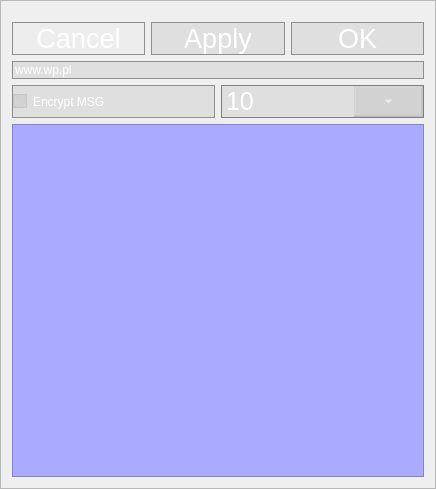
<?xml version="1.0" encoding="UTF-8"?>
<ui version="4.0">
 <class>FrameOptions</class>
 <widget class="QFrame" name="FrameOptions">
  <property name="geometry">
   <rect>
    <x>0</x>
    <y>0</y>
    <width>436</width>
    <height>489</height>
   </rect>
  </property>
  <property name="windowTitle">
   <string>Options</string>
  </property>
  <property name="windowIcon">
   <iconset resource="ikony.qrc">
    <normaloff>:/new/prefix1/iDom_client.ico</normaloff>:/new/prefix1/iDom_client.ico</iconset>
  </property>
  <property name="autoFillBackground">
   <bool>false</bool>
  </property>
  <property name="styleSheet">
   <string notr="true">background-image: url(:/new/prefix1/files/background.png);</string>
  </property>
  <property name="frameShape">
   <enum>QFrame::Shape::StyledPanel</enum>
  </property>
  <property name="frameShadow">
   <enum>QFrame::Shadow::Raised</enum>
  </property>
  <layout class="QGridLayout" name="gridLayout">
   <item row="1" column="0">
    <layout class="QHBoxLayout" name="horizontalLayout">
     <item>
      <widget class="QPushButton" name="pushButton">
       <property name="sizePolicy">
        <sizepolicy hsizetype="Minimum" vsizetype="Ignored">
         <horstretch>0</horstretch>
         <verstretch>0</verstretch>
        </sizepolicy>
       </property>
       <property name="font">
        <font>
         <pointsize>20</pointsize>
        </font>
       </property>
       <property name="styleSheet">
        <string notr="true">QPushButton {
background-color: rgb(158, 158, 158,5);
border: 1px solid #8f8f91;
border-radius: 0px;
color:white;
}
QPushButton:pressed {
border:none;
}
   </string>
       </property>
       <property name="text">
        <string>Cancel</string>
       </property>
      </widget>
     </item>
     <item>
      <widget class="QPushButton" name="applyButton">
       <property name="font">
        <font>
         <pointsize>20</pointsize>
        </font>
       </property>
       <property name="styleSheet">
        <string notr="true">QPushButton {
background-color: rgb(158, 158, 158,50);
border: 1px solid #8f8f91;
border-radius: 0px;
color:white;
}
QPushButton:pressed {
border:none;
}</string>
       </property>
       <property name="text">
        <string>Apply</string>
       </property>
      </widget>
     </item>
     <item>
      <widget class="QPushButton" name="okbutton">
       <property name="font">
        <font>
         <pointsize>20</pointsize>
        </font>
       </property>
       <property name="styleSheet">
        <string notr="true">QPushButton {
background-color: rgb(158, 158, 158,50);
border: 1px solid #8f8f91;
border-radius: 0px;
color:white;
}
QPushButton:pressed {
border:none;
}</string>
       </property>
       <property name="text">
        <string>OK</string>
       </property>
      </widget>
     </item>
    </layout>
   </item>
   <item row="2" column="0">
    <widget class="QLineEdit" name="serverAddres">
     <property name="sizePolicy">
      <sizepolicy hsizetype="Expanding" vsizetype="Fixed">
       <horstretch>0</horstretch>
       <verstretch>0</verstretch>
      </sizepolicy>
     </property>
     <property name="styleSheet">
      <string notr="true">
background-color: rgb(158, 158, 158,50);
border: 1px solid #8f8f91;
border-radius: 0px;
color:white;
</string>
     </property>
     <property name="text">
      <string>www.wp.pl</string>
     </property>
    </widget>
   </item>
   <item row="3" column="0">
    <layout class="QHBoxLayout" name="horizontalLayout_2">
     <item>
      <widget class="QCheckBox" name="encryptCheckBox">
       <property name="sizePolicy">
        <sizepolicy hsizetype="Minimum" vsizetype="Minimum">
         <horstretch>0</horstretch>
         <verstretch>0</verstretch>
        </sizepolicy>
       </property>
       <property name="styleSheet">
        <string notr="true">
background-color: rgb(158, 158, 158,50);
border: 1px solid #8f8f91;
border-radius: 0px;
color:white;
</string>
       </property>
       <property name="text">
        <string>Encrypt MSG</string>
       </property>
       <property name="checkable">
        <bool>true</bool>
       </property>
       <property name="checked">
        <bool>true</bool>
       </property>
      </widget>
     </item>
     <item>
      <widget class="QComboBox" name="fontSize">
       <property name="sizePolicy">
        <sizepolicy hsizetype="Preferred" vsizetype="Minimum">
         <horstretch>0</horstretch>
         <verstretch>0</verstretch>
        </sizepolicy>
       </property>
       <property name="styleSheet">
        <string notr="true">QComboBox {
 border-radius: 0px;
background-color: rgb(158, 158, 158,50);
 border: 1px solid #8f8f91;
	border-color:grey;
	color:white;
    font-family:  &quot;Franklin Gothic Medium&quot;;
    font-size:  25px;
}
QComboBox::drop-down {
     width:19px;
   
    margin-right:50px;
   
}
QComboBox::down-arrow {
  image: url(:/new/prefix1/files/down_arrow.png);
}
	</string>
       </property>
       <property name="currentText">
        <string>10</string>
       </property>
       <property name="currentIndex">
        <number>8</number>
       </property>
       <property name="maxCount">
        <number>20</number>
       </property>
       <item>
        <property name="text">
         <string>1</string>
        </property>
       </item>
       <item>
        <property name="text">
         <string>2</string>
        </property>
       </item>
       <item>
        <property name="text">
         <string>3</string>
        </property>
       </item>
       <item>
        <property name="text">
         <string>5</string>
        </property>
       </item>
       <item>
        <property name="text">
         <string>6</string>
        </property>
       </item>
       <item>
        <property name="text">
         <string>7</string>
        </property>
       </item>
       <item>
        <property name="text">
         <string>8</string>
        </property>
       </item>
       <item>
        <property name="text">
         <string>9</string>
        </property>
       </item>
       <item>
        <property name="text">
         <string>10</string>
        </property>
       </item>
       <item>
        <property name="text">
         <string>11</string>
        </property>
       </item>
       <item>
        <property name="text">
         <string>12</string>
        </property>
       </item>
       <item>
        <property name="text">
         <string>16</string>
        </property>
       </item>
       <item>
        <property name="text">
         <string>18</string>
        </property>
       </item>
       <item>
        <property name="text">
         <string>20</string>
        </property>
       </item>
      </widget>
     </item>
    </layout>
   </item>
   <item row="4" column="0">
    <widget class="QTextEdit" name="textEditCommandList">
     <property name="styleSheet">
      <string notr="true">color: rgb(255, 255,255);
background-color: rgb(170, 170, 255);</string>
     </property>
    </widget>
   </item>
   <item row="0" column="0">
    <spacer name="verticalSpacer">
     <property name="orientation">
      <enum>Qt::Orientation::Vertical</enum>
     </property>
     <property name="sizeType">
      <enum>QSizePolicy::Policy::Preferred</enum>
     </property>
     <property name="sizeHint" stdset="0">
      <size>
       <width>20</width>
       <height>10</height>
      </size>
     </property>
    </spacer>
   </item>
  </layout>
 </widget>
 <resources>
  <include location="ikony.qrc"/>
 </resources>
 <connections>
  <connection>
   <sender>okbutton</sender>
   <signal>clicked()</signal>
   <receiver>FrameOptions</receiver>
   <slot>close()</slot>
   <hints>
    <hint type="sourcelabel">
     <x>450</x>
     <y>351</y>
    </hint>
    <hint type="destinationlabel">
     <x>626</x>
     <y>169</y>
    </hint>
   </hints>
  </connection>
  <connection>
   <sender>pushButton</sender>
   <signal>clicked()</signal>
   <receiver>FrameOptions</receiver>
   <slot>close()</slot>
   <hints>
    <hint type="sourcelabel">
     <x>123</x>
     <y>333</y>
    </hint>
    <hint type="destinationlabel">
     <x>158</x>
     <y>355</y>
    </hint>
   </hints>
  </connection>
 </connections>
 <slots>
  <signal>signal1()</signal>
 </slots>
</ui>
